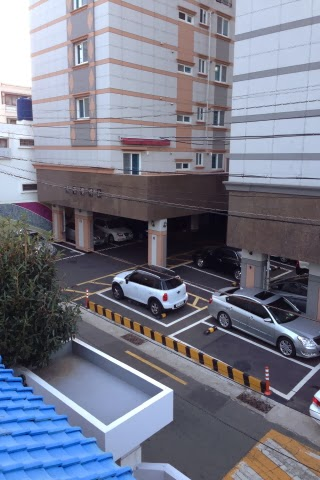
#> input picture images/bldg3.jpg, 320 x 480 px, given in place of tower1.jpg, which was not available
$ python stitch_images.py
#> lines starting #> are read from the running program, lines starting #| are printed output that depends on the picture; pictures that were not available may be replaced by others from this repository, and a replacement may not be noted
import cv2, urllib.request
import numpy as np


# Use the keypoints to stitch the images
def get_stitched_image(img1, img2, M):
    # Get dimensions of input images
    w1, h1 = img1.shape[:2]
    w2, h2 = img2.shape[:2]

    # Get the canvas dimensions
    img1_dims = np.float32([[0, 0], [0, w1], [h1, w1], [h1, 0]]).reshape(-1, 1, 2)
    img2_dims = np.float32([[0, 0], [0, w2], [h2, w2], [h2, 0]]).reshape(-1, 1, 2)

    # Get perspective of second image
    img2_dims = cv2.perspectiveTransform(img2_dims, M)

    # Result dimensions
    result_dims = np.concatenate((img1_dims, img2_dims), axis=0)

    # Calculate dimensions of match points
    [x_min, y_min] = np.int32(result_dims.min(axis=0).ravel() - 0.5)
    [x_max, y_max] = np.int32(result_dims.max(axis=0).ravel() + 0.5)

    # Create output array after affine transformation
    transform_dist = [-x_min, -y_min]
    transform_array = np.array([[1, 0, transform_dist[0]],
                                [0, 1, transform_dist[1]],
                                [0, 0, 1]])

    # Warp images to get the resulting image
    result_img = cv2.warpPerspective(img2, transform_array.dot(M),
                                     (x_max - x_min, y_max - y_min))

    result_img[transform_dist[1]:w1 + transform_dist[1],
    transform_dist[0]:h1 + transform_dist[0]] = img1

    return result_img


# Find SIFT and return Homography Matrix
def get_homography(img1, img2):
    # Equalize histogram
    img1_h = equalize_histogram(img1)
    img2_h = equalize_histogram(img2)

    #Sharpen images
    img1_sharp = sharpen_image(img1_h)
    img2_sharp = sharpen_image(img2_h)

    # Create SIFT object
    sift = cv2.xfeatures2d.SIFT_create()

    # Get keypoints and descriptors
    kp1, des1 = sift.detectAndCompute(img1_sharp, None)
    kp2, des2 = sift.detectAndCompute(img2_sharp, None)

    # Bruteforce matcher
    bf = cv2.BFMatcher()
    matches = bf.knnMatch(des1, des2, k=2)

    # Check against Lowe ratio test
    verify_ratio = 0.85
    verified_matches = []
    for m1, m2 in matches:
        if m1.distance < verify_ratio * m2.distance:
            verified_matches.append(m1)

    # Mimnum number of matches
    min_matches = 8
    if len(verified_matches) > min_matches:

        # Array to store matching points
        img1_pts = []
        img2_pts = []

        # Add matching points to array
        for match in verified_matches:
            img1_pts.append(kp1[match.queryIdx].pt)
            img2_pts.append(kp2[match.trainIdx].pt)
        img1_pts = np.float32(img1_pts).reshape(-1, 1, 2)
        img2_pts = np.float32(img2_pts).reshape(-1, 1, 2)

        # Compute homography matrix
        M, mask = cv2.findHomography(img1_pts, img2_pts, cv2.RANSAC, 5.0)
        matchesMask = mask.ravel().tolist()

        draw_params = dict(matchColor=(0, 255, 0),  # draw matches in green color
                           singlePointColor=None,
                           matchesMask=matchesMask,  # draw only inliers
                           flags=2)

        img_matched = cv2.drawMatches(img1, kp1, img2, kp2, verified_matches, None, **draw_params)

        return M, img_matched
    else:
        print('Error: Not enough matches')
        exit()

# Sharpen Images
def sharpen_image(img):
    # img1_gray = cv2.cvtColor(img, cv2.COLOR_BGR2GRAY)
    img_hsv = cv2.cvtColor(img, cv2.COLOR_BGR2HSV)

    kernel = np.array([[0, -1, 0], [-1, 5, -1], [0, -1, 0]])
    # kernel = np.array([[0, 1, 0], [1, -4, 1], [0, 1, 0]])

    # img1_sharp = cv2.filter2D(img1_gray, -1, kernel)

    img_hsv[:, :, 1] = cv2.filter2D(img_hsv[:, :, 1], -1, kernel)

    # img_sharp = np.concatenate((img1, cv2.cvtColor(img1_hsv, cv2.COLOR_HSV2BGR)), axis=1)

    img_sharp = cv2.cvtColor(img_hsv,cv2.COLOR_HSV2BGR)

    return img_sharp


# Equalize Histogram of Images
def equalize_histogram(img):
    # img_yuv = cv2.cvtColor(img, cv2.COLOR_BGR2YUV)
    # img_yuv[:, :, 0] = cv2.equalizeHist(img_yuv[:, :, 0])
    # img = cv2.cvtColor(img_yuv, cv2.COLOR_YUV2BGR)

    img_hsv = cv2.cvtColor(img, cv2.COLOR_BGR2HSV)
    # img_hsv[:, :, 2] = cv2.equalizeHist(img_hsv[:, :, 2])
    # img = cv2.cvtColor(img_hsv, cv2.COLOR_HSV2BGR)

    clahe = cv2.createCLAHE(clipLimit=2.0, tileGridSize=(8, 8))
    img_hsv[:, :, 2] = clahe.apply(img_hsv[:, :, 2])
    img = cv2.cvtColor(img_hsv, cv2.COLOR_HSV2BGR)


    return img


def get_image_by_url(img1_url, img2_url):
    img1 = urllib.request.urlopen(img1_url)
    img2 = urllib.request.urlopen(img2_url)
    img1 = np.asarray(bytearray(img1.read()), dtype=np.uint8)
    img2 = np.asarray(bytearray(img2.read()), dtype=np.uint8)
    img1 = cv2.imdecode(img1, -1)
    img2 = cv2.imdecode(img2, -1)
    get_image(img1, img2)


def get_default_images(image_code):
#> called with image_code = 'd'
    if image_code == 'a':
        img1 = cv2.imread(r'images/bldg1.jpg')
        img2 = cv2.imread(r'images/bldg2.jpg')
    elif image_code == 'b':
        img1 = cv2.imread(r'images/coast1.jpg')
        img2 = cv2.imread(r'images/coast2.jpg')
    elif image_code == 'c':
        img1 = cv2.imread(r'images/room1.jpg')
        img2 = cv2.imread(r'images/room2.jpg')
    elif image_code == 'd':
        img1 = cv2.imread(r'images/tower1.jpg')
#> img1 is the input picture: shape (480, 320, 3); mean B, G, R 136.3, 120.5, 118.2
        img2 = cv2.imread(r'images/tower2.jpg')
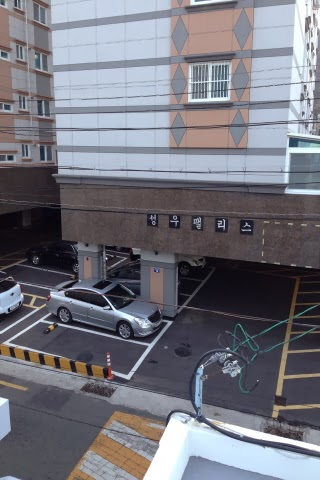
#> input picture images/bldg4.jpg, 320 x 480 px, given in place of tower2.jpg, which was not available
#> img2 is the input picture: shape (480, 320, 3); mean B, G, R 124.8, 115.7, 115.7
    else:
        img1 = cv2.imread(r'images/bldg1.jpg')
        img2 = cv2.imread(r'images/bldg2.jpg')
    get_image(img1, img2)


# Main function definition
def get_image(img1, img2):

    # Get homography matrix and matched image with keypoints
    M, img_matched = get_homography(img1, img2)
#> in equalize_histogram, `img_hsv = cv2.cvtColor(img, cv2.COLOR_BGR2HSV)`: img_hsv: shape (480, 320, 3); mean H, S, V 110.4, 51.5, 140.7
#> in equalize_histogram, `img_hsv[:, :, 2] = clahe.apply(img_hsv[:, :, 2])`: img_hsv: shape (480, 320, 3); mean H, S, V 110.4, 51.5, 141.4
#> in equalize_histogram, `img = cv2.cvtColor(img_hsv, cv2.COLOR_HSV2BGR)`:
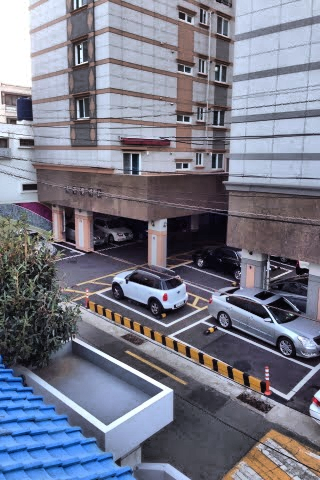
#> img: shape (480, 320, 3); mean B, G, R 136.5, 121, 119.2
#> in equalize_histogram (call 2), `img_hsv = cv2.cvtColor(img, cv2.COLOR_BGR2HSV)`: img_hsv: shape (480, 320, 3); mean H, S, V 111.8, 42.4, 129.2
#> in equalize_histogram (call 2), `img_hsv[:, :, 2] = clahe.apply(img_hsv[:, :, 2])`: img_hsv: shape (480, 320, 3); mean H, S, V 111.8, 42.4, 133.6
#> in equalize_histogram (call 2), `img = cv2.cvtColor(img_hsv, cv2.COLOR_HSV2BGR)`:
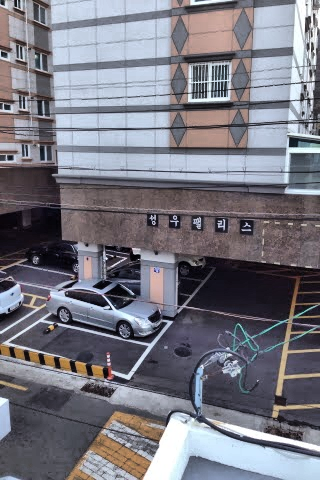
#> img: shape (480, 320, 3); mean B, G, R 128.7, 119, 119.6
#> in sharpen_image, `img_hsv = cv2.cvtColor(img, cv2.COLOR_BGR2HSV)`: img_hsv: shape (480, 320, 3); mean H, S, V 110.1, 52.9, 141.4
#> in sharpen_image, `img_hsv[:, :, 1] = cv2.filter2D(img_hsv[:, :, 1], -1, kernel)`: img_hsv: shape (480, 320, 3); mean H, S, V 110.1, 53.6, 141.4
#> in sharpen_image (call 2), `img_hsv = cv2.cvtColor(img, cv2.COLOR_BGR2HSV)`: img_hsv: shape (480, 320, 3); mean H, S, V 111.6, 43.9, 133.6
#> in sharpen_image (call 2), `img_hsv[:, :, 1] = cv2.filter2D(img_hsv[:, :, 1], -1, kernel)`: img_hsv: shape (480, 320, 3); mean H, S, V 111.6, 44.7, 133.6
#> in get_homography, `kp1, des1 = sift.detectAndCompute(img1_sharp, None)`: kp1 = 1511 keypoints; strongest (x, y, size): (272, 322, 2.1), (81, 51, 2.3), (185, 166, 2.9), (267, 375, 1.8)
#> in get_homography, `kp2, des2 = sift.detectAndCompute(img2_sharp, None)`: kp2 = 1222 keypoints; strongest (x, y, size): (294, 142, 7), (108, 356, 1.9), (247, 224, 1.9), (108, 360, 1.8)
#> in get_homography, `matches = bf.knnMatch(des1, des2, k=2)`: matches = 1511 matches
#> after the loop in get_homography, `for m1, m2 in matches:`: verified_matches = 355 matches
#> after the loop in get_homography, `for match in verified_matches:`: img1_pts = 355 pairs, first value 4.25 to 313.6, second value 14.72 to 476.7; img2_pts = 355 pairs, first value 3.94 to 315.1, second value 9.01 to 475.8
#> in get_homography, `img1_pts = np.float32(img1_pts).reshape(-1, 1, 2)`: img1_pts = 355 rows, first 8: [4.25, 130.1], [7.06, 386.1], [7.09, 205.1], [9.3, 452.6], [11.72, 452], [12.74, 104.5], [19.04, 204], [24.34, 107]
#> in get_homography, `img2_pts = np.float32(img2_pts).reshape(-1, 1, 2)`: img2_pts = 355 rows, first 8: [15.1, 84.75], [89.61, 119.9], [146.2, 468.9], [227.6, 148.2], [96.87, 85.88], [82.56, 183.2], [250.3, 412.6], [116.7, 475.8]
#> in get_homography, `M, mask = cv2.findHomography(img1_pts, img2_pts, cv2.RANSAC, 5.0)`: M = [[1.49, 0.104, -280.9], [0.238, 1.41, -73.12], [0.00151, 9.18e-05, 1]]; mask = 355 values, max 1 at index 77, min 0 at index 0, mean 0.606
#> in get_homography, `matchesMask = mask.ravel().tolist()`: matchesMask has the same summary as mask
#> in get_homography, `draw_params = dict(matchColor=(0, 255, 0),`: draw_params = 4 items
#> in get_homography, `img_matched = cv2.drawMatches(img1, kp1, img2, kp2, verified_matches, ..`:
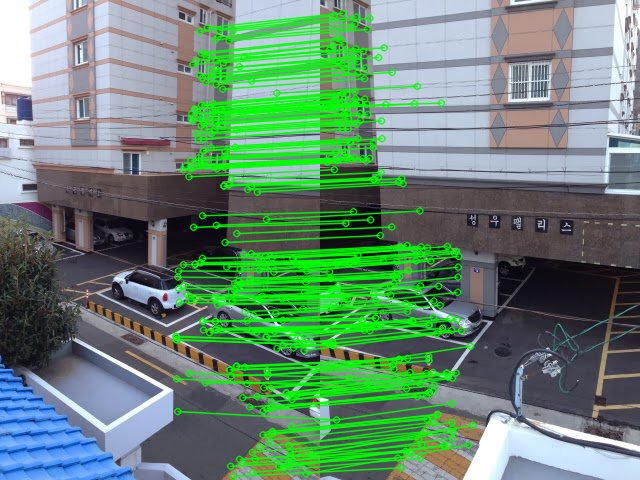
#> img_matched: shape (480, 640, 3); mean B, G, R 115.3, 137.2, 102.9

    # Stitch the images together
    result_image = get_stitched_image(img2, img1, M)
    # result_image = get_stitched_image(equalize_histogram(img2), equalize_histogram(img1), M)

    # Write the result to /static directory
    cv2.imwrite('static/result_image.jpg', result_image)
    cv2.imwrite('static/img1.jpg',img1)
    cv2.imwrite('static/img2.jpg',img2)
    cv2.imwrite('static/img_matched.jpg',img_matched)


# Call main function
if __name__ == '__main__':
    # get_image('a')
    # get_image_by_url('https://raw.githubusercontent.com/pavanpn/Image-Stitching/master/images/04_cornerA.jpg',
    #                  'https://raw.githubusercontent.com/pavanpn/Image-Stitching/master/images/04_cornerB.jpg')
    get_default_images('d')
#> in get_stitched_image, `img2_dims = cv2.perspectiveTransform(img2_dims, M)`: img2_dims = [[-280.9, -73.12], [-221.2, 578.3], [161.4, 444.8], [132.5, 2.08]]
#> in get_stitched_image, `result_dims = np.concatenate((img1_dims, img2_dims), axis=0)`: result_dims = [[0, 0], [0, 480], [320, 480], [320, 0], [-280.9, -73.12], [-221.2, 578.3], [161.4, 444.8], [132.5, 2.08]]
#> in get_stitched_image, `[x_min, y_min] = np.int32(result_dims.min(axis=0).ravel() - 0.5)`: x_min = -281; y_min = -73
#> in get_stitched_image, `[x_max, y_max] = np.int32(result_dims.max(axis=0).ravel() + 0.5)`: x_max = 320; y_max = 578
#> in get_stitched_image, `transform_dist = [-x_min, -y_min]`: transform_dist = [281, 73]
#> in get_stitched_image, `transform_array = np.array([[1, 0, transform_dist[0]], [0, 1, transfor..`: transform_array = [[1, 0, 281], [0, 1, 73], [0, 0, 1]]
#> in get_stitched_image, `result_img = cv2.warpPerspective(img2, transform_array.dot(M), (x_max ..`:
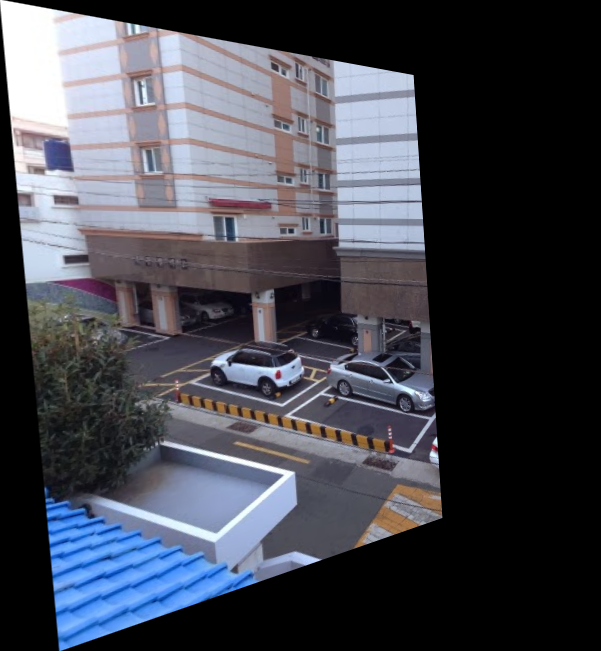
#> result_img: shape (651, 601, 3); mean B, G, R 79.1, 69.6, 67.5
#> in get_stitched_image, `result_img[transform_dist[1]:w1 + transform_dist[1], transform_dist[0]..`:
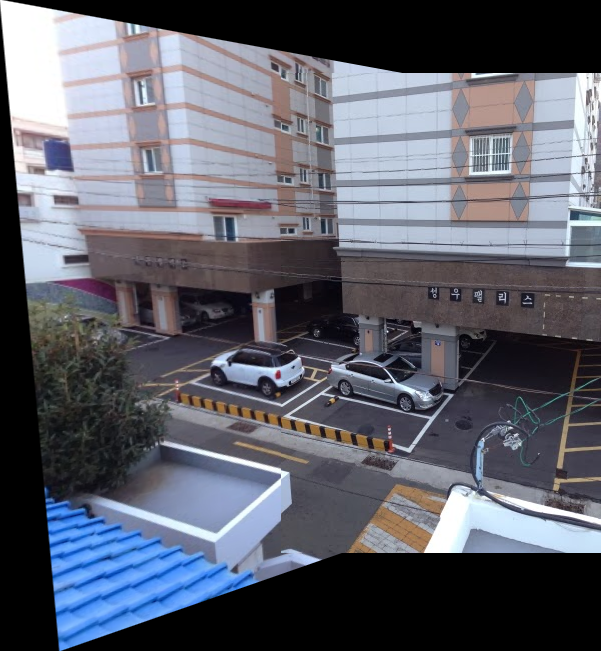
#> result_img: shape (651, 601, 3); mean B, G, R 107.1, 96, 93.6
